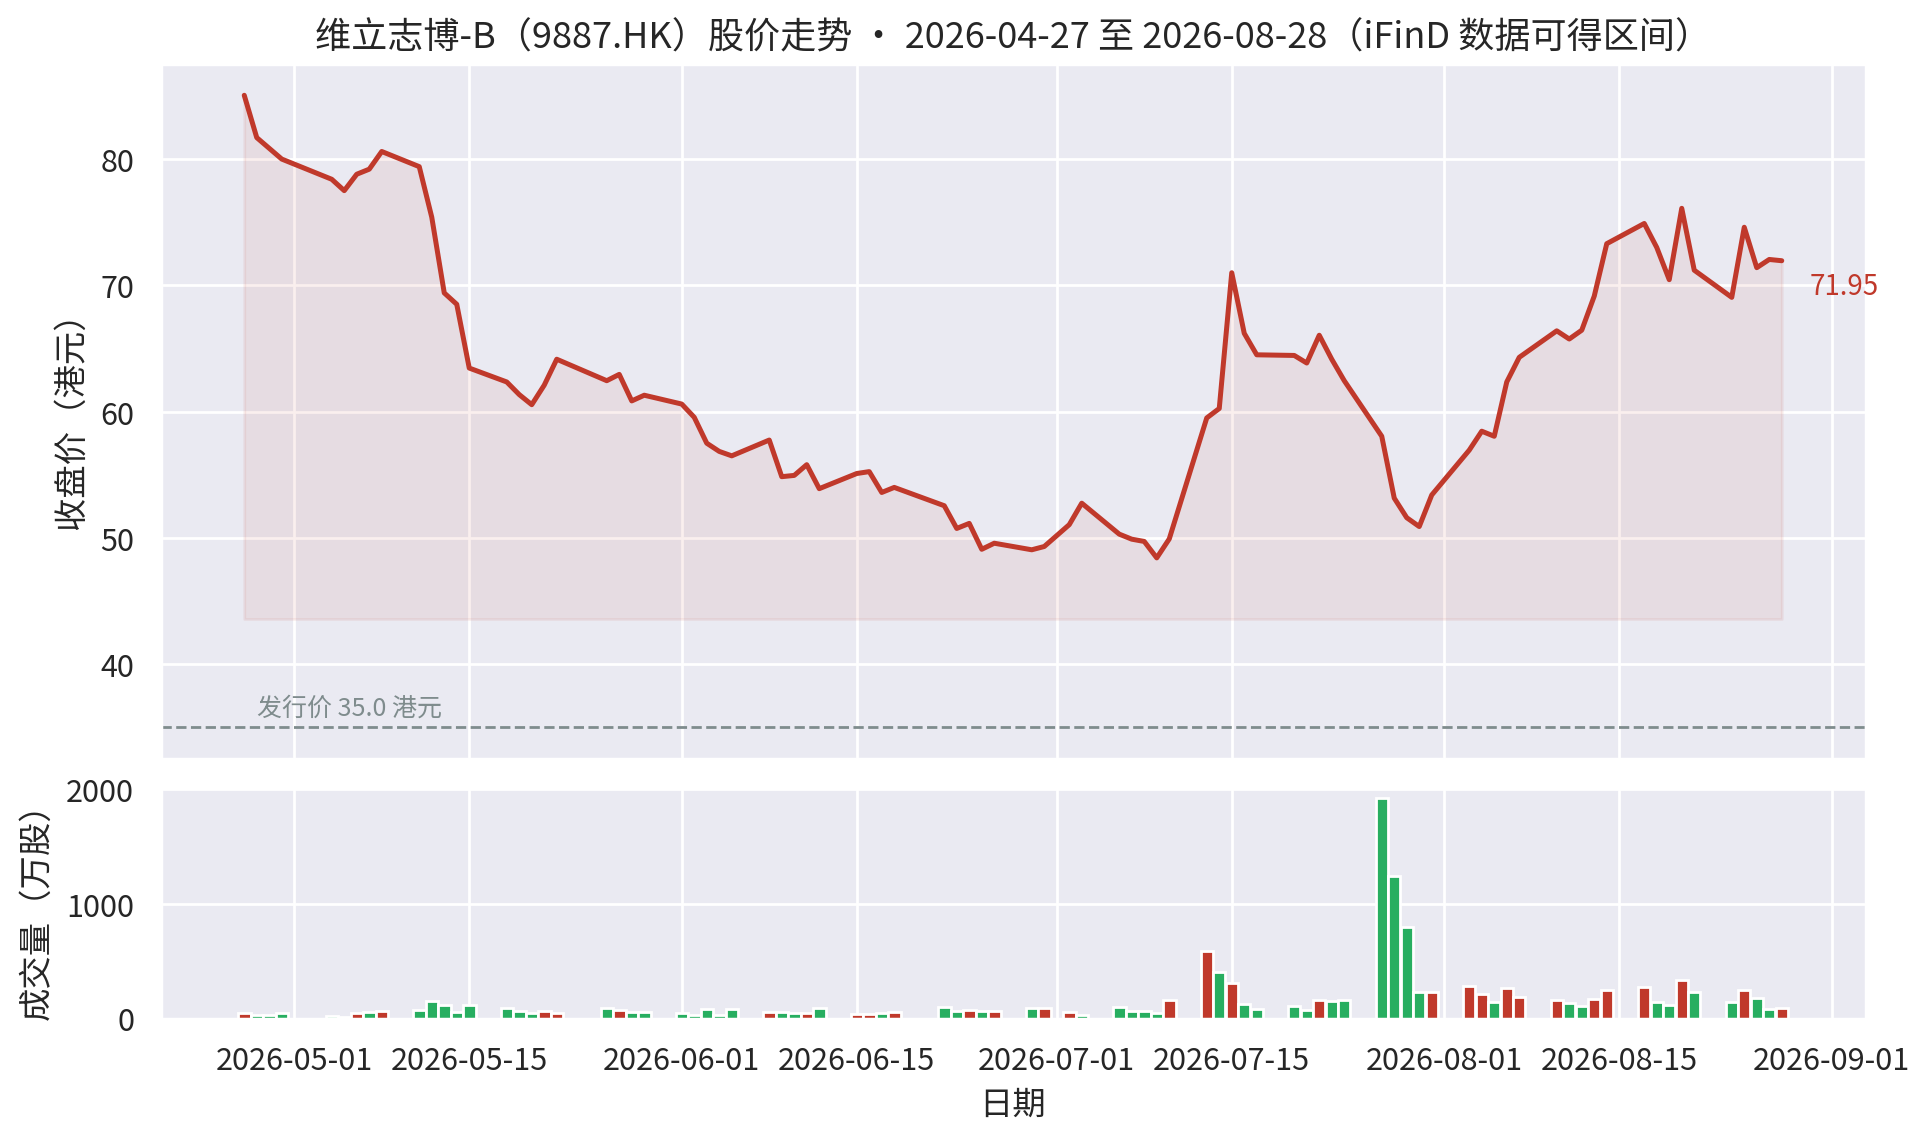

The script that saved this image:
from pathlib import Path
import sys

sys.path.insert(0, str(Path(sys.executable).parent.parent.parent))
from daimon_runtime import setup_plot
import pandas as pd
import seaborn as sns
import matplotlib.pyplot as plt

setup_plot()

csv = Path("/Users/zendu/Documents/invest/医药/ifind_9887_price_52w_daily.csv")
df = pd.read_csv(csv)
df["date"] = pd.to_datetime(df["time"], format="%Y%m%d")
df = df.sort_values("date")

fig, (ax, axv) = plt.subplots(
    2, 1, figsize=(11, 6.2), sharex=True,
    gridspec_kw={"height_ratios": [3, 1], "hspace": 0.06},
)
sns.lineplot(data=df, x="date", y="close", ax=ax, color="#c0392b", linewidth=1.8)
ax.fill_between(df["date"], df["close"], df["close"].min() * 0.9, color="#c0392b", alpha=0.08)
ax.axhline(35.0, color="#7f8c8d", linestyle="--", linewidth=1)
ax.text(df["date"].iloc[1], 36, "发行价 35.0 港元", color="#7f8c8d", fontsize=9)
ax.set_ylabel("收盘价（港元）")
ax.set_title("维立志博-B（9887.HK）股价走势 · 2026-04-27 至 2026-08-28（iFinD 数据可得区间）", fontsize=13)

colors = ["#c0392b" if c >= o else "#27ae60" for c, o in zip(df["close"], df["open"])]
axv.bar(df["date"], df["volume"] / 10000, color=colors, width=1.0)
axv.set_ylabel("成交量（万股）")
axv.set_xlabel("日期")

last = df.iloc[-1]
ax.annotate(
    f"{last['close']:.2f}",
    xy=(last["date"], last["close"]),
    xytext=(10, -12), textcoords="offset points", fontsize=10, color="#c0392b",
)

fig.savefig("/Users/zendu/Documents/invest/医药/chart_9887_price.png", dpi=200, bbox_inches="tight")
print("saved")
